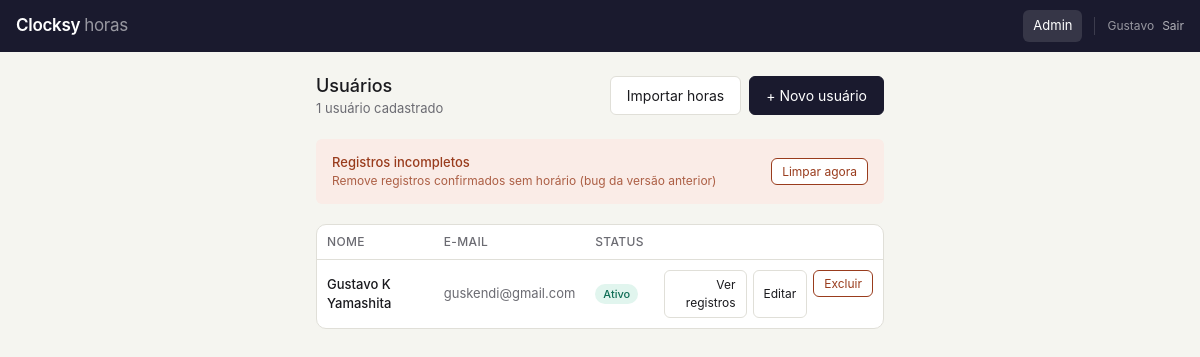
The page /admin (signed in) on the database its author committed.
### models.py (models this page shows, shortened)
class User(UserMixin, db.Model):
    __tablename__ = 'users'
    id = db.Column(db.Integer, primary_key=True)
    name = db.Column(db.String(100), nullable=False)
    email = db.Column(db.String(150), unique=True, nullable=False)
    password_hash = db.Column(db.String(255), nullable=False)
    is_admin = db.Column(db.Boolean, default=False)
    is_active = db.Column(db.Boolean, default=True)
    created_at = db.Column(db.DateTime, default=datetime.utcnow)
    reset_token = db.Column(db.String(255), nullable=True)
    reset_token_expires = db.Column(db.DateTime, nullable=True)
    must_change_password = db.Column(db.Boolean, default=False)
    config = db.relationship('UserConfig', backref='user', uselist=False, cascade='all, delete-orphan')
    records = db.relationship('DayRecord', backref='user', cascade='all, delete-orphan')

### app.py (the view)
@app.route('/admin')
@login_required
@admin_required
def admin_dashboard():
    users = User.query.filter_by(is_admin=False).order_by(User.name).all()
    return render_template('admin/dashboard.html', users=users)

### app.py (called while the page is built)
def admin_required(f):
    from functools import wraps
    @wraps(f)
    def decorated(*args, **kwargs):
        if not current_user.is_authenticated or not current_user.is_admin:
            abort(403)
        return f(*args, **kwargs)
    return decorated

@login_manager.user_loader
def load_user(user_id):
    return User.query.get(int(user_id))

### templates/admin/dashboard.html (shortened to what this page needs)
{% extends 'base.html' %}
{% block body %}
<div class="container">
  <div style="display:flex;align-items:center;justify-content:space-between;margin-bottom:20px">
    <div>
      <h2 style="font-size:18px;font-weight:500">Usuários</h2>
      <p style="font-size:13px;color:var(--text2)">{{ users|length }} usuário{{ 's' if users|length != 1 }} cadastrado{{ 's' if users|length != 1 }}</p>
    </div>
    <div style="display:flex;gap:8px">
      <a href="{{ url_for('admin_import') }}" class="btn">Importar horas</a>
      <a href="{{ url_for('admin_new_user') }}" class="btn btn-primary">+ Novo usuário</a>
    </div>
  </div>
  <div style="margin-bottom:20px;padding:14px 16px;background:var(--red-bg);border-radius:var(--radius-sm);display:flex;align-items:center;justify-content:space-between;gap:12px">
    <div>
      <p style="font-size:13px;font-weight:500;color:var(--red)">Registros incompletos</p>
      <p style="font-size:12px;color:var(--red);opacity:.8">Remove registros confirmados sem horário (bug da versão anterior)</p>
    </div>
    <form method="POST" action="{{ url_for('admin_fix_empty_records') }}"
      onsubmit="return confirm('Remover todos os registros sem horário preenchido?')">
      <button type="submit" class="btn btn-sm" style="color:var(--red);border-color:var(--red);white-space:nowrap">Limpar agora</button>
    </form>
  </div>
  {% if users %}
  <div class="admin-card">
    <table class="table">
      <thead>
        <tr>
          <th>Nome</th>
          <th>E-mail</th>
          <th>Status</th>
          <th></th>
        </tr>
      </thead>
      <tbody>
      {% for u in users %}
      <tr>
        <td style="font-weight:500">{{ u.name }}</td>
        <td style="color:var(--text2);font-size:13px">{{ u.email }}</td>
        <td>
          {% if u.is_active %}
            <span class="badge badge-green">Ativo</span>
          {% else %}
            <span class="badge badge-gray">Inativo</span>
          {% endif %}
        </td>
        <td>
          <div style="display:flex;gap:6px;justify-content:flex-end">
            <a href="{{ url_for('admin_user_records', uid=u.id) }}" class="btn btn-sm">Ver registros</a>
            <a href="{{ url_for('admin_edit_user', uid=u.id) }}" class="btn btn-sm">Editar</a>
            <form method="POST" action="{{ url_for('admin_delete_user', uid=u.id) }}"
              onsubmit="return confirm('Remover {{ u.name }}? Todos os registros serão apagados.')">
              <button type="submit" class="btn btn-sm" style="color:var(--red);border-color:var(--red)">Excluir</button>
            </form>
          </div>
        </td>
      </tr>
      {% endfor %}
      </tbody>
    </table>
  </div>
  {% else %}
  <div class="empty">Nenhum usuário cadastrado ainda.<br>Crie o primeiro clicando em "Novo usuário".</div>
  {% endif %}
</div>
{% endblock %}

### templates/base.html (shortened to what this page needs)
<!DOCTYPE html>
<html lang="pt-BR">
<head>
</head>
<body>
{% if current_user.is_authenticated %}
<nav class="topbar">
  <span class="topbar-logo">Clocksy <span>horas</span></span>
  {% if not current_user.is_admin %}
  <div class="topbar-nav">
    <a href="{{ url_for('registro') }}" class="{{ 'active' if request.endpoint == 'registro' }}">Registro</a>
    <a href="{{ url_for('resumo') }}" class="{{ 'active' if request.endpoint == 'resumo' }}">Resumo</a>
    <a href="{{ url_for('config') }}" class="{{ 'active' if request.endpoint == 'config' }}">Config</a>
    <a href="{{ url_for('import_hours') }}" class="{{ 'active' if request.endpoint == 'import_hours' }}">Importar</a>
  </div>
  {% else %}
  <div class="topbar-nav">
    <a href="{{ url_for('admin_dashboard') }}" class="{{ 'active' if 'admin' in request.endpoint }}">Admin</a>
  </div>
  {% endif %}
  <div class="topbar-user">
    {{ current_user.name.split()[0] }}
    <a href="{{ url_for('logout') }}">Sair</a>
  </div>
</nav>
{% endif %}
{% block body %}{% endblock %}
</body>
</html>

### templates/base.html (style rules this page uses)
:root { --bg: #f5f5f0; --surface: #ffffff; --surface2: #f0efe8; --border: #e0dfd8; --text: #1a1a1e; --text2: #6b6b72; --text3: #9b9ba2; --accent: #1a1a2e; --accent-light: #2d2d50; --green: #0f6e56; --green-bg: #e1f5ee; --red: #993c1d; --red-bg: #faece7; --amber: #854f0b; --amber-bg: #faeeda; --blue: #185fa5; --blue-bg: #e6f1fb; --radius: 10px; --radius-sm: 6px; }
* { box-sizing: border-box; margin: 0; padding: 0; }
body { font-family: -apple-system, BlinkMacSystemFont, 'Segoe UI', sans-serif; background: var(--bg); color: var(--text); font-size: 15px; line-height: 1.5; min-height: 100vh; }
a { color: inherit; text-decoration: none; }
.topbar { background: var(--accent); color: #fff; padding: 0 16px; display: flex; align-items: center; height: 52px; gap: 12px; position: sticky; top: 0; z-index: 100; }
.topbar-logo { font-size: 17px; font-weight: 600; letter-spacing: -0.3px; color: #fff; flex: 1; }
.topbar-logo span { opacity: .55; font-weight: 400; }
.topbar-nav { display: flex; gap: 4px; }
.topbar-nav a { color: rgba(255,255,255,.65); font-size: 13px; padding: 6px 10px; border-radius: var(--radius-sm); transition: background .15s, color .15s; }
.topbar-nav a:hover, .topbar-nav a.active { background: rgba(255,255,255,.12); color: #fff; }
.topbar-user { font-size: 12px; color: rgba(255,255,255,.55); border-left: 1px solid rgba(255,255,255,.15); padding-left: 12px; display: flex; align-items: center; gap: 8px; }
.topbar-user a { color: rgba(255,255,255,.65); font-size: 12px; }
.container { max-width: 600px; margin: 0 auto; padding: 20px 16px 80px; }
.badge { font-size: 11px; padding: 2px 8px; border-radius: 20px; font-weight: 500; display: inline-flex; align-items: center; gap: 3px; }
.badge-green { background: var(--green-bg); color: var(--green); }
.btn { display: inline-flex; align-items: center; gap: 6px; padding: 8px 16px; border-radius: var(--radius-sm); border: 0.5px solid var(--border); background: var(--surface); color: var(--text); font-size: 14px; cursor: pointer; transition: background .15s; font-family: inherit; }
.btn-primary { background: var(--accent); color: #fff; border-color: var(--accent); }
.btn-sm { padding: 5px 10px; font-size: 12px; }
.table { width: 100%; border-collapse: collapse; font-size: 13px; }
.table th { font-weight: 500; color: var(--text2); text-align: left; padding: 8px 10px; border-bottom: 0.5px solid var(--border); font-size: 12px; text-transform: uppercase; letter-spacing:.03em; }
.table td { padding: 10px 10px; border-bottom: 0.5px solid var(--border); }
.table tr:last-child td { border-bottom: none; }
.admin-card { background: var(--surface); border: 0.5px solid var(--border); border-radius: var(--radius); overflow: hidden; }
.admin-card .table td:last-child { text-align: right; }

### rows shown on the page
User: name "Gustavo"
User: name "Gustavo K Yamashita", email "guskendi@gmail.com", is_active "Ativo"

### other values the page prints
{{ users|length }} "1"
